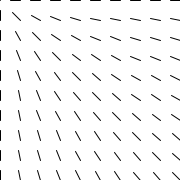
Frame 1 (no input)
Frame 60 (the mouse pressed at the canvas centre just before this capture): identical to frame 1, image omitted
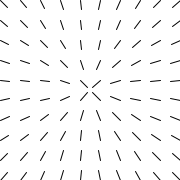
Frame 120 (the mouse held since frame 60 and released just before this capture)

The Processing sketch that drew these frames (run headless with seeded random() and noise(); from frame 60 on, the mouse is pressed at the canvas centre):

// Processing sketch: example03_var02a
// ── example03_var02a.pde
/*
Nature of Code - Chapter 1
 Example 1.3: Vector subtraction
 Variation 02a: Many vectors (with array)
 
 Author: Fabio Sasseron
 https://github.com/whysasse/mcqb
 */

PVector [] mouses = new PVector[100];
PVector [] positions = new PVector[100];

void setup() {
  size(180, 180);
}

void draw() {
  background(255);
  //translate(200, 200);

  for (int i = 0; i < 10; i++) {
    pushMatrix();
    for (int j = 0; j < 10; j++) {
      mouses[i*j] = new PVector(mouseX, mouseY);
      positions[i*j] = new PVector(j*20, i*20);
      mouses[i*j].sub(positions[i*j]);
      mouses[i*j].normalize();
      mouses[i*j].mult(10);
      line(0, 0, mouses[i*j].x, mouses[i*j].y);
      translate(20, 0);
    }
    popMatrix();
    translate(0, 20);
  }
}
